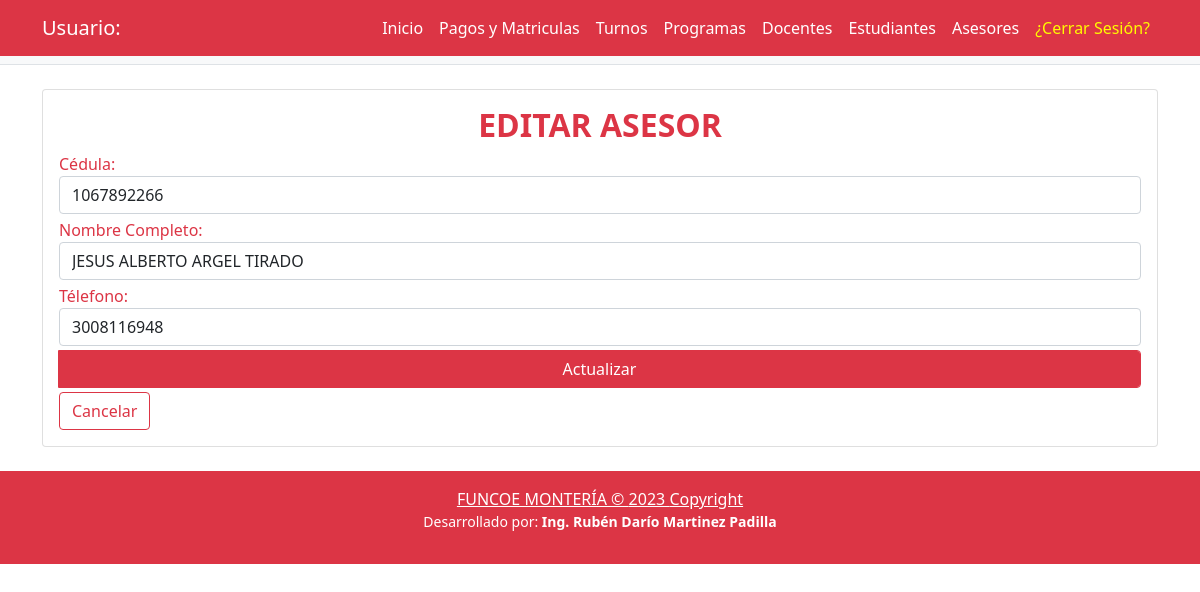
The app's page /paginas/edits/EditarAsesor.php?id=6 with its own data.
### tables this page shows
CREATE TABLE `asesores` (
  `id_asesor` int(11) NOT NULL AUTO_INCREMENT,
  `cedula` varchar(20) NOT NULL,
  `nombre_asesor` varchar(100) NOT NULL,
  `telefono` varchar(30) NOT NULL,
  `fecha_registro` date NOT NULL DEFAULT current_timestamp(),
  PRIMARY KEY (`id_asesor`)
);

### paginas/edits/EditarAsesor.php (the view, shortened to what this page needs)
<?php
require('../../funciones/connect.php');
require('../../funciones/funciones.php');
$errors = array();
$bandera = 0;
if (isset($_GET['id'])) {
    $mi_id= $mysqli->real_escape_string($_GET['id']);
    if (!empty($mi_id)) {
        $sql = "SELECT * FROM asesores WHERE id_asesor='$mi_id'";
        $resultado = $mysqli->query($sql);
        if ($resultado->num_rows > 0 ) {
            $bandera = 1;
            $datos = $resultado->fetch_assoc();
        }else{
            $errors[]="NO ha ningun DOCENTE con ese ID";
        }
    }else{
        $errors[]="Id esta vacio";
    }
}else{
    $errors[]="No estas enviando ningun ID";
}
?>
<!DOCTYPE html>
<html lang="es">
    <head>
        <link href="../../css/styles.css" rel="stylesheet" />
    </head>
    <body>
        <nav class="navbar navbar-expand-lg navbar-dark bg-danger">
            <div class="container">
            <a class="navbar-brand" href="#">Usuario: <?php echo $_SESSION['user'];?></a>
                <div class="collapse navbar-collapse" id="navbarSupportedContent">
                    <ul class="navbar-nav ms-auto mb-2 mb-lg-0">
                        <li class="nav-item"><a class="nav-link active" href="../Principal.php">Inicio</a>
                        <li class="nav-item"><a class="nav-link active" href="../vistas/VerMatriculas.php" >Pagos y Matriculas</a></li>
                        <li class="nav-item"><a class="nav-link active" href="../vistas/VerTurnos.php">Turnos</a></li>
                        <li class="nav-item"><a class="nav-link active" href="../vistas/VerProgramas.php">Programas</a></li>
                        <li class="nav-item"><a class="nav-link active" href="../vistas/VerDocentes.php" >Docentes</a></li>
                        <li class="nav-item"><a class="nav-link active" href="../vistas/VerEstudiantes.php">Estudiantes</a></li>
                        <li class="nav-item"><a class="nav-link active" href="../vistas/VerAsesores.php">Asesores</a></li>
                        <li class="nav-item"><a class="nav-link active " style="color:#fffb00;"  aria-current="page" href="../../funciones/logout.php">¿Cerrar Sesión?</a></li>
                    </ul>
                </div>
            </div>
        </nav>
        <header class="py-1 bg-light border-bottom mb-4">
        </header>
        <div class="container">
            <div class="row">
                <div class="col-lg-12">
                    <div class="card mb-4">
                        <div class="card-body">
                        <?php
                            if ($bandera == 1) {
                            ?>
                        <form action="ModificarAsesor.php" method="POST">
                        <h2 align="center" class="text-danger"> <strong>EDITAR ASESOR</strong></h2>
                        <label for="" class="text-danger">Cédula:</label>
                                        <div class="input-group mb-1">
                                            <input type="number" placeholder="Número documento" autocomplete="off" name="cedula" class="form-control" value="<?php echo $datos['cedula'] ?>" required>
                                        </div>
                        <label for="" class="text-danger">Nombre  Completo:</label>
                                    <div class="input-group mb-1">
                                        <input type="text" placeholder="Nombre completo" autocomplete="off" name="nombre" class="form-control" value="<?php echo $datos['nombre_asesor'] ?>" required>
                                    </div>
                                    <label for="" class="text-danger">Télefono:</label>
                                        <div class="input-group mb-1">
                                            <input type="number" placeholder="Número de Celular" autocomplete="off" name="telefono" class="form-control" value="<?php echo $datos['telefono'] ?>" required>
                                        </div>
                                    <div class="input-group mb-1">
                                    <input type="submit" class="form-control btn btn-danger" name="enviar" value="Actualizar">
                            </div>
                            <div >
                            <a href="../vistas/VerAsesores.php"><button type="button" class="btn btn-outline-danger">Cancelar</button></a>
                            </div>
                </form>
                        </div>
                        <?php
                                        }
                                ?>
                    </div>
                </div>
            </div>
        </div>
        <?php
        include ('../../templates/footeradd.php');
     ?>

### records on screen
asesores: cedula "1067892266", nombre "JESUS ALBERTO ARGEL TIRADO", telefono "3008116948"
